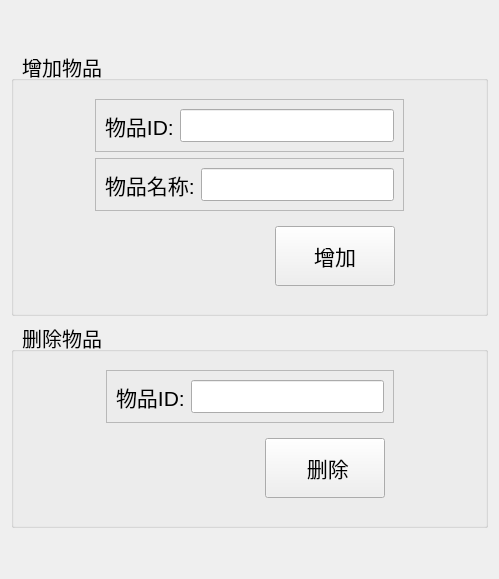
            <widget class="QWidget" name="widget">
             <attribute name="title">
              <string>物品设置</string>
             </attribute>
             <layout class="QVBoxLayout" name="verticalLayout_21">
              <item>
               <spacer name="verticalSpacer">
                <property name="orientation">
                 <enum>Qt::Orientation::Vertical</enum>
                </property>
                <property name="sizeHint" stdset="0">
                 <size>
                  <width>20</width>
                  <height>40</height>
                 </size>
                </property>
               </spacer>
              </item>
              <item>
               <widget class="QGroupBox" name="groupBox_4">
                <property name="font">
                 <font>
                  <pointsize>15</pointsize>
                 </font>
                </property>
                <property name="title">
                 <string>  增加物品</string>
                </property>
                <layout class="QHBoxLayout" name="horizontalLayout_20">
                 <item>
                  <spacer name="horizontalSpacer_11">
                   <property name="orientation">
                    <enum>Qt::Orientation::Horizontal</enum>
                   </property>
                   <property name="sizeHint" stdset="0">
                    <size>
                     <width>44</width>
                     <height>20</height>
                    </size>
                   </property>
                  </spacer>
                 </item>
                 <item>
                  <widget class="QWidget" name="widget_2" native="true">
                   <layout class="QVBoxLayout" name="verticalLayout_16">
                    <item>
                     <widget class="QFrame" name="frame">
                      <property name="frameShape">
                       <enum>QFrame::Shape::StyledPanel</enum>
                      </property>
                      <property name="frameShadow">
                       <enum>QFrame::Shadow::Raised</enum>
                      </property>
                      <layout class="QHBoxLayout" name="horizontalLayout_2">
                       <item>
                        <widget class="QLabel" name="label">
                         <property name="font">
                          <font>
                           <pointsize>16</pointsize>
                          </font>
                         </property>
                         <property name="text">
                          <string>物品ID:</string>
                         </property>
                        </widget>
                       </item>
                       <item>
                        <widget class="QLineEdit" name="lE_item_add_id">
                         <property name="sizePolicy">
                          <sizepolicy hsizetype="Expanding" vsizetype="Expanding">
                           <horstretch>0</horstretch>
                           <verstretch>0</verstretch>
                          </sizepolicy>
                         </property>
                         <property name="font">
                          <font>
                           <pointsize>16</pointsize>
                          </font>
                         </property>
                         <property name="text">
                          <string/>
                         </property>
                        </widget>
                       </item>
                      </layout>
                     </widget>
                    </item>
                    <item>
                     <widget class="QFrame" name="frame_2">
                      <property name="frameShape">
                       <enum>QFrame::Shape::StyledPanel</enum>
                      </property>
                      <property name="frameShadow">
                       <enum>QFrame::Shadow::Raised</enum>
                      </property>
                      <layout class="QHBoxLayout" name="horizontalLayout_4">
                       <item>
                        <widget class="QLabel" name="label_2">
                         <property name="font">
                          <font>
                           <pointsize>16</pointsize>
                          </font>
                         </property>
                         <property name="text">
                          <string>物品名称:</string>
                         </property>
                        </widget>
                       </item>
                       <item>
                        <widget class="QLineEdit" name="lE_item_add_name">
                         <property name="sizePolicy">
                          <sizepolicy hsizetype="Expanding" vsizetype="Expanding">
                           <horstretch>0</horstretch>
                           <verstretch>0</verstretch>
                          </sizepolicy>
                         </property>
                         <property name="font">
                          <font>
                           <pointsize>16</pointsize>
                          </font>
                         </property>
                        </widget>
                       </item>
                      </layout>
                     </widget>
                    </item>
                    <item>
                     <widget class="QWidget" name="widget_6" native="true">
                      <layout class="QHBoxLayout" name="horizontalLayout_19">
                       <item>
                        <spacer name="horizontalSpacer_10">
                         <property name="orientation">
                          <enum>Qt::Orientation::Horizontal</enum>
                         </property>
                         <property name="sizeHint" stdset="0">
                          <size>
                           <width>167</width>
                           <height>20</height>
                          </size>
                         </property>
                        </spacer>
                       </item>
                       <item>
                        <widget class="QPushButton" name="btn_item_add">
                         <property name="minimumSize">
                          <size>
                           <width>120</width>
                           <height>60</height>
                          </size>
                         </property>
                         <property name="font">
                          <font>
                           <pointsize>16</pointsize>
                          </font>
                         </property>
                         <property name="text">
                          <string>增加</string>
                         </property>
                        </widget>
                       </item>
                      </layout>
                     </widget>
                    </item>
                   </layout>
                  </widget>
                 </item>
                 <item>
                  <spacer name="horizontalSpacer_12">
                   <property name="orientation">
                    <enum>Qt::Orientation::Horizontal</enum>
                   </property>
                   <property name="sizeHint" stdset="0">
                    <size>
                     <width>43</width>
                     <height>20</height>
                    </size>
                   </property>
                  </spacer>
                 </item>
                </layout>
               </widget>
              </item>
              <item>
               <widget class="QGroupBox" name="groupBox_5">
                <property name="font">
                 <font>
                  <pointsize>15</pointsize>
                 </font>
                </property>
                <property name="title">
                 <string>  删除物品</string>
                </property>
                <layout class="QHBoxLayout" name="horizontalLayout_23">
                 <item>
                  <spacer name="horizontalSpacer_14">
                   <property name="orientation">
                    <enum>Qt::Orientation::Horizontal</enum>
                   </property>
                   <property name="sizeHint" stdset="0">
                    <size>
                     <width>74</width>
                     <height>20</height>
                    </size>
                   </property>
                  </spacer>
                 </item>
                 <item>
                  <widget class="QWidget" name="widget_11" native="true">
                   <layout class="QVBoxLayout" name="verticalLayout_17">
                    <item>
                     <widget class="QFrame" name="frame_6">
                      <property name="frameShape">
                       <enum>QFrame::Shape::StyledPanel</enum>
                      </property>
                      <property name="frameShadow">
                       <enum>QFrame::Shadow::Raised</enum>
                      </property>
                      <layout class="QHBoxLayout" name="horizontalLayout_21">
                       <item>
                        <widget class="QLabel" name="label_18">
                         <property name="font">
                          <font>
                           <pointsize>16</pointsize>
                          </font>
                         </property>
                         <property name="text">
                          <string>物品ID:</string>
                         </property>
                        </widget>
                       </item>
                       <item>
                        <widget class="QLineEdit" name="lE_item_del_id">
                         <property name="sizePolicy">
                          <sizepolicy hsizetype="Expanding" vsizetype="Expanding">
                           <horstretch>0</horstretch>
                           <verstretch>0</verstretch>
                          </sizepolicy>
                         </property>
                         <property name="font">
                          <font>
                           <pointsize>16</pointsize>
                          </font>
                         </property>
                        </widget>
                       </item>
                      </layout>
                     </widget>
                    </item>
                    <item>
                     <widget class="QWidget" name="widget_8" native="true">
                      <layout class="QHBoxLayout" name="horizontalLayout_22">
                       <item>
                        <spacer name="horizontalSpacer_13">
                         <property name="orientation">
                          <enum>Qt::Orientation::Horizontal</enum>
                         </property>
                         <property name="sizeHint" stdset="0">
                          <size>
                           <width>107</width>
                           <height>20</height>
                          </size>
                         </property>
                        </spacer>
                       </item>
                       <item>
                        <widget class="QPushButton" name="btn_item_del">
                         <property name="minimumSize">
                          <size>
                           <width>120</width>
                           <height>60</height>
                          </size>
                         </property>
                         <property name="font">
                          <font>
                           <pointsize>16</pointsize>
                          </font>
                         </property>
                         <property name="text">
                          <string> 删除</string>
                         </property>
                        </widget>
                       </item>
                      </layout>
                     </widget>
                    </item>
                   </layout>
                  </widget>
                 </item>
                 <item>
                  <spacer name="horizontalSpacer_15">
                   <property name="orientation">
                    <enum>Qt::Orientation::Horizontal</enum>
                   </property>
                   <property name="sizeHint" stdset="0">
                    <size>
                     <width>73</width>
                     <height>20</height>
                    </size>
                   </property>
                  </spacer>
                 </item>
                </layout>
               </widget>
              </item>
              <item>
               <spacer name="verticalSpacer_2">
                <property name="orientation">
                 <enum>Qt::Orientation::Vertical</enum>
                </property>
                <property name="sizeHint" stdset="0">
                 <size>
                  <width>20</width>
                  <height>40</height>
                 </size>
                </property>
               </spacer>
              </item>
             </layout>
            </widget>
